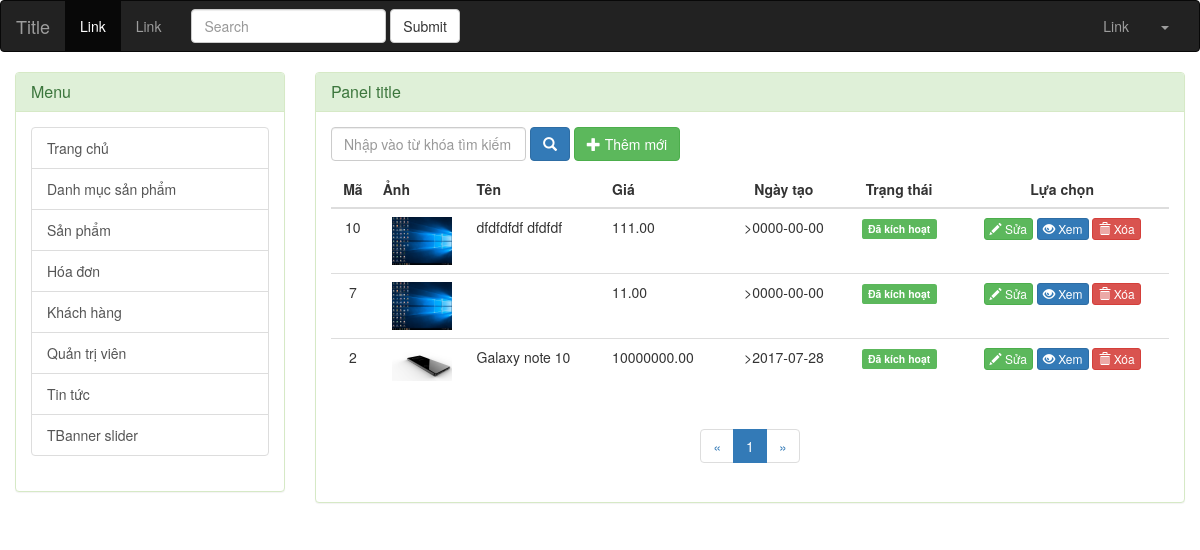
Page /admin/index.php?controller=san-pham on the earlier database version.
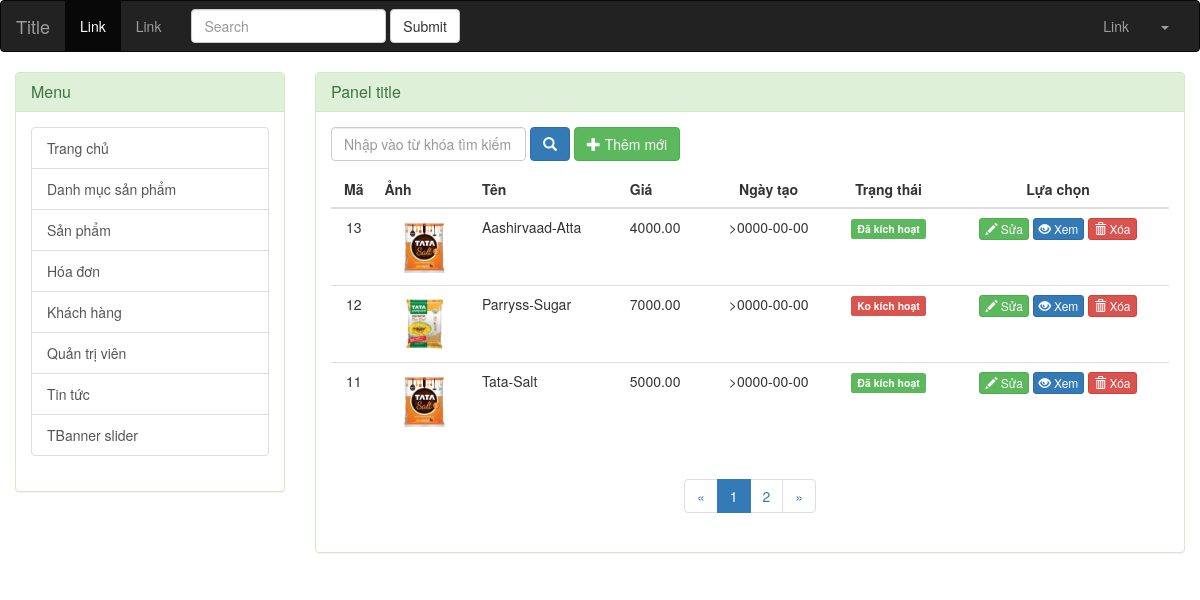
Same page on the later database version.
### tables this page shows
CREATE TABLE `san_pham` (
  `Ma_sp` int(11) NOT NULL,
  `Ten_sp` varchar(255) NOT NULL,
  `Ma_dm` int(11) NOT NULL,
  `Anh_ap` varchar(255) DEFAULT NULL,
  `Mo_ta` text,
  `Gia_sp` decimal(10,2) DEFAULT NULL,
  `Gia_km` decimal(10,2) DEFAULT NULL,
  `Ngay_tao` date DEFAULT NULL,
  `Trang_thai` smallint(1) DEFAULT '1'
);

### admin/modules/san-pham/danh-sach.php (the view, shortened to what this page needs)
<?php
$ketqua1 = mysqli_query($conn,"SELECT * FROM san_pham");
$tong_so_dong = mysqli_num_rows($ketqua1);
$so_dong_tren_trang = 3;
$so_trang = ceil($tong_so_dong/$so_dong_tren_trang);
$trang_hien_tai = !empty($_GET['trang']) ? $_GET['trang'] : 1;
$bat_dau = ($trang_hien_tai - 1) * $so_dong_tren_trang;
$ketqua = mysqli_query($conn,"SELECT * FROM san_pham Order By Ma_sp DESC LIMIT $bat_dau,$so_dong_tren_trang");
?>
<div class="producs">
	<div class="panel panel-success">
		<div class="panel-heading">
			<h3 class="panel-title">Panel title</h3>
		</div>
		<div class="panel-body">
		<form action="" method="POST" class="form-inline" role="form">
			<div class="form-group">
				<input type="text" class="form-control" name="tu_khoa" placeholder="Nhập vào từ khóa tìm kiếm">
			</div>
			<button type="submit" class="btn btn-primary"><span class="glyphicon glyphicon-search"></span></button>
			<a href="index.php?controller=san-pham&view=them-moi" class="btn btn-success">
			<span class="glyphicon glyphicon-plus"></span>
			Thêm mới</a>
		</form>
			<table class="table">
				<thead>
					<tr>
						<th style="text-align:center">Mã</th>
						<th>Ảnh</th>
						<th>Tên</th>
						<th>Giá</th>
						<th style="text-align:center">Ngày tạo</th>
						<th style="text-align:center">Trạng thái</th>
						<th style="text-align:center">Lựa chọn</th>
					</tr>
				</thead>
				<tbody>
				<?php while ($dong = mysqli_fetch_assoc($ketqua)) { ?>
					<tr>
						<td style="text-align:center">
							<?php echo $dong['Ma_sp']; ?>
						</td>
						<td style="text-align:center">
							<img src="../uploads/<?php echo $dong['Anh_ap']; ?>" width="60">
						</td>
						<td><?php echo $dong['Ten_sp']; ?></td>
						<td><?php echo $dong['Gia_sp']; ?></td>
						<td style="text-align:center">
							><?php echo $dong['Ngay_tao']; ?>
						</td>
						<td style="text-align:center">
							<?php if ($dong['Trang_thai'] == 1) { ?>
								<label class="label label-success">Đã kích hoạt</label>
							<?php }else{ ?>
								<label class="label label-danger">Ko kích hoạt</label>
						<?php } ?>
						</td>
						<td style="text-align:center">
							<a href="index.php?controller=san-pham&view=chinh-sua&Ma_sp=<?php echo $dong['Ma_sp']; ?>" class="btn btn-xs btn-success">
								<span class="glyphicon glyphicon-pencil"></span> Sửa
							</a>
							<a href="#" class="btn btn-xs btn-primary">
								<span class="glyphicon glyphicon-eye-open"></span> Xem
							</a>
							<a href="index.php?controller=san-pham&view=delete&Ma_sp=<?php echo $dong['Ma_sp']; ?>" class="btn btn-xs btn-danger">
								<span class="glyphicon glyphicon-trash"></span> Xóa
							</a>
						</td>
					</tr>
				<?php } ?>
				</tbody>
			</table>
<?php
$lui = $trang_hien_tai > 1 ? $trang_hien_tai - 1:1;
$tien = $trang_hien_tai < $so_trang ? $trang_hien_tai + 1 : $trang_hien_tai;
?>
			<div class="text-center">
				<ul class="pagination">
				<li><a href="index.php?controller=san-pham&trang=<?php echo $lui;?>">&laquo;</a></li>
				<?php for($i = 1; $i<=$so_trang;$i++) :
				$active = $trang_hien_tai == $i ? 'active' : '';
				?>
					<li class="<?php echo $active; ?>"><a href="index.php?controller=san-pham&trang=<?php echo $i ?>"><?php echo $i ?></a></li>
				<?php endfor; ?>
					<li><a href="index.php?controller=san-pham&trang=<?php echo $tien; ?>">&raquo;</a></li>
				</ul>
			</div>
		</div>
	</div>
</div>

### admin/index.php (shortened to what this page needs)
<!DOCTYPE html>
<html lang="">
	<head>
		<link rel="stylesheet" href="https://maxcdn.bootstrapcdn.com/bootstrap/3.3.6/css/bootstrap.min.css">
	</head>
	<body>
		<nav class="navbar navbar-inverse" role="navigation">
			<div class="container-fluid">
				<div class="navbar-header">
					<a class="navbar-brand" href="#">Title</a>
				</div>
				<div class="collapse navbar-collapse navbar-ex1-collapse">
					<ul class="nav navbar-nav">
						<li class="active"><a href="#">Link</a></li>
						<li><a href="#">Link</a></li>
					</ul>
					<form class="navbar-form navbar-left" role="search">
						<div class="form-group">
							<input type="text" class="form-control" placeholder="Search">
						</div>
						<button type="submit" class="btn btn-default">Submit</button>
					</form>
					<ul class="nav navbar-nav navbar-right">
						<li><a href="#">Link</a></li>
						<li class="dropdown">
							<a href="#" class="dropdown-toggle" data-toggle="dropdown"><?php echo $user['Ten_dang_nhap'] ?> <b class="caret"></b></a>
						</li>
					</ul>
				</div>
			</div>
		</nav>
		<div class="container-fluid">
			<div class="row">
				<div class="col-md-3">
					<div class="panel panel-success">
						<div class="panel-heading">
							<h3 class="panel-title">Menu</h3>
						</div>
						<div class="panel-body">
							<div class="list-group">
								<a href="index.php" class="list-group-item">Trang chủ</a>
								<a href="?controller=danh-muc" class="list-group-item">Danh mục sản phẩm</a>
								<a href="?controller=san-pham" class="list-group-item">Sản phẩm</a>
								<a href="?controller=hoa-don" class="list-group-item">Hóa đơn</a>
								<a href="?controller=khach-hang" class="list-group-item">Khách hàng</a>
								<a href="?controller=quan-tri" class="list-group-item">Quản trị viên</a>
								<a href="?controller=tin-tuc" class="list-group-item">Tin tức</a>
								<a href="?controller=banner" class="list-group-item">TBanner slider</a>
							</div>
						</div>
					</div>
				</div>
				<div class="col-md-9">
					<?php
						$controller = isset($_GET['controller']) ? $_GET['controller'] : 'main';
						$view = isset($_GET['view']) ? $_GET['view'] : 'danh-sach';
						include 'modules/'.$controller.'/'.$view.'.php';
					?>
				</div>
			</div>
		</div>
	</body>
</html>

Differences in the rows shown:
no longer on this page (row edited): san_pham: Ma_sp "10", Anh_ap (picture), Ten_sp "dfdfdfdf dfdfdf", Gia_sp "111.00", Ngay_tao "0000-00-00", Trang_thai "Đã kích hoạt"
no longer on this page (row edited): san_pham: Ma_sp "7", Anh_ap (picture), Gia_sp "11.00", Ngay_tao "0000-00-00", Trang_thai "Đã kích hoạt"
no longer on this page (row edited): san_pham: Ma_sp "2", Anh_ap (picture), Ten_sp "Galaxy note 10", Gia_sp "10000000.00", Ngay_tao "2017-07-28", Trang_thai "Đã kích hoạt"
added san_pham: Ma_sp "13", Anh_ap (picture), Ten_sp "Aashirvaad-Atta", Gia_sp "4000.00", Ngay_tao "0000-00-00", Trang_thai "Đã kích hoạt"
added san_pham: Ma_sp "12", Anh_ap (picture), Ten_sp "Parryss-Sugar", Gia_sp "7000.00", Ngay_tao "0000-00-00", Trang_thai "Ko kích hoạt"
added san_pham: Ma_sp "11", Anh_ap (picture), Ten_sp "Tata-Salt", Gia_sp "5000.00", Ngay_tao "0000-00-00", Trang_thai "Đã kích hoạt"
Other differences:
new list line: "2"
